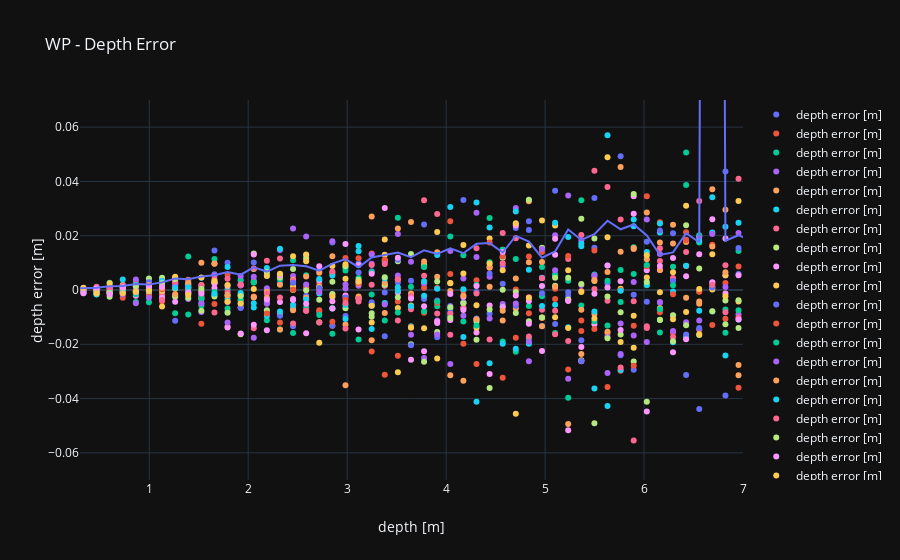

Notebook source saved alongside this figure:
### Code cell
data = (samples + 1) * [None]
for i in range(samples):
    data[i] = go.Scatter(x=shutters['dist'], y=depth_error[i,:],
                              mode='markers',  # Select 'lines', 'markers' or 'lines+markers'
                              name='depth error [m]')

data[samples] = go.Scatter(x=shutters['dist'], y=np.std(depth_error, axis=0),
                              mode='lines',  # Select 'lines', 'markers' or 'lines+markers'
                              name='depth stdev [m]')

layout = dict(title='WP - Depth Error',
              xaxis=dict(title='depth [m]', type='linear', range=[0.3,7.]),  # Select 'log' or 'linear'
              yaxis=dict(title='depth error [m] ', type='linear', range=[-0.07,0.07]),  # Select 'log' or 'linear'
              template='plotly_dark')

iplot(dict(data=data, layout=layout))
